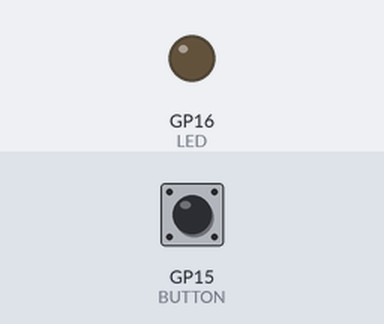
Recording of a program running on a simulated Raspberry Pi Pico running MicroPython. Shown: output pins drawn as LEDs (lit = HIGH). Dashed ring = blinking. The inputs (shaded band) are chosen by the test bench; at power-on: GP15 (BUTTON) LOW.

Above: at 1.2 s.
1.3 s: GP15 (BUTTON) pulled HIGH for 3.2 s
At 4.55 s:
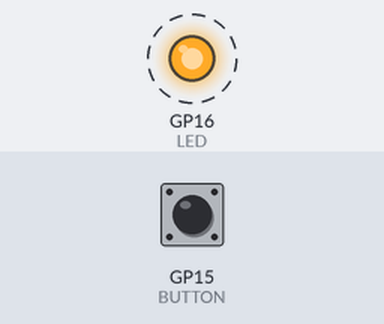
6.6 s: GP15 (BUTTON) pulled HIGH for 1 s
At 8.4 s:
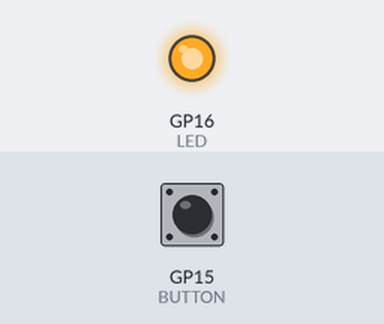
Timing chart, 0 to 10.1 s (numbered marks = the images above; inputs shaded):
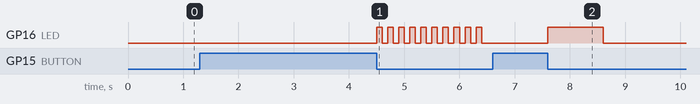

Measured:
- after the input at 1.3 s, GP16 (LED): alternates HIGH for 0.10 s and LOW for 0.10 s, starting after 3.2 s
- after the input at 6.6 s, GP16 (LED): LOW → HIGH after 1.0 s, → LOW 1.0 s later

The program:

ButtonBlink.py
```python
from machine import Pin
import time

LED = Pin(16, Pin.OUT)
BUTTON = Pin(15, Pin.IN, Pin.PULL_DOWN)

while True:
    while BUTTON.value()==0:
        pass
    h=time.ticks_ms()
    time.sleep_ms(1)
    while BUTTON.value()==1:
        pass
    h=time.ticks_diff(time.ticks_ms(),h)
    if h<2000:
        LED.on()
        time.sleep(1)
        LED.off()
    else:
        for i in range(10):
            LED.on()
            time.sleep_ms(100)
            LED.off()
            time.sleep_ms(100)
```
